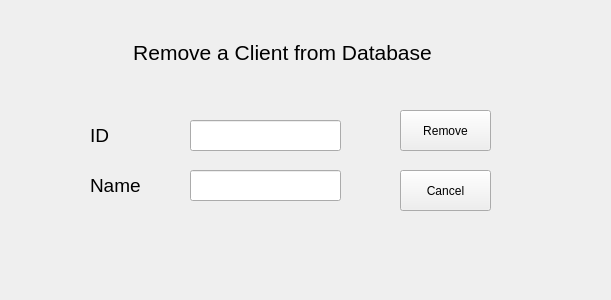
<?xml version="1.0" encoding="UTF-8"?>
<ui version="4.0">
 <class>RemoveClientForm</class>
 <widget class="QWidget" name="RemoveClientForm">
  <property name="geometry">
   <rect>
    <x>0</x>
    <y>0</y>
    <width>611</width>
    <height>300</height>
   </rect>
  </property>
  <property name="windowTitle">
   <string>Form</string>
  </property>
  <widget class="QPushButton" name="pushButton_2">
   <property name="geometry">
    <rect>
     <x>400</x>
     <y>170</y>
     <width>91</width>
     <height>41</height>
    </rect>
   </property>
   <property name="text">
    <string>Cancel</string>
   </property>
  </widget>
  <widget class="QLineEdit" name="lineEdit">
   <property name="geometry">
    <rect>
     <x>190</x>
     <y>120</y>
     <width>151</width>
     <height>31</height>
    </rect>
   </property>
  </widget>
  <widget class="QLabel" name="label_3">
   <property name="geometry">
    <rect>
     <x>90</x>
     <y>170</y>
     <width>71</width>
     <height>31</height>
    </rect>
   </property>
   <property name="font">
    <font>
     <pointsize>14</pointsize>
    </font>
   </property>
   <property name="text">
    <string>Name</string>
   </property>
  </widget>
  <widget class="QPushButton" name="pushButton">
   <property name="geometry">
    <rect>
     <x>400</x>
     <y>110</y>
     <width>91</width>
     <height>41</height>
    </rect>
   </property>
   <property name="text">
    <string>Remove</string>
   </property>
  </widget>
  <widget class="QLabel" name="label_2">
   <property name="geometry">
    <rect>
     <x>90</x>
     <y>120</y>
     <width>71</width>
     <height>31</height>
    </rect>
   </property>
   <property name="font">
    <font>
     <pointsize>14</pointsize>
    </font>
   </property>
   <property name="text">
    <string>ID</string>
   </property>
  </widget>
  <widget class="QLabel" name="label">
   <property name="geometry">
    <rect>
     <x>110</x>
     <y>40</y>
     <width>345</width>
     <height>25</height>
    </rect>
   </property>
   <property name="font">
    <font>
     <pointsize>16</pointsize>
    </font>
   </property>
   <property name="text">
    <string>Remove a Client from Database</string>
   </property>
   <property name="alignment">
    <set>Qt::AlignCenter</set>
   </property>
  </widget>
  <widget class="QLineEdit" name="lineEdit_2">
   <property name="geometry">
    <rect>
     <x>190</x>
     <y>170</y>
     <width>151</width>
     <height>31</height>
    </rect>
   </property>
  </widget>
 </widget>
 <resources/>
 <connections/>
</ui>
